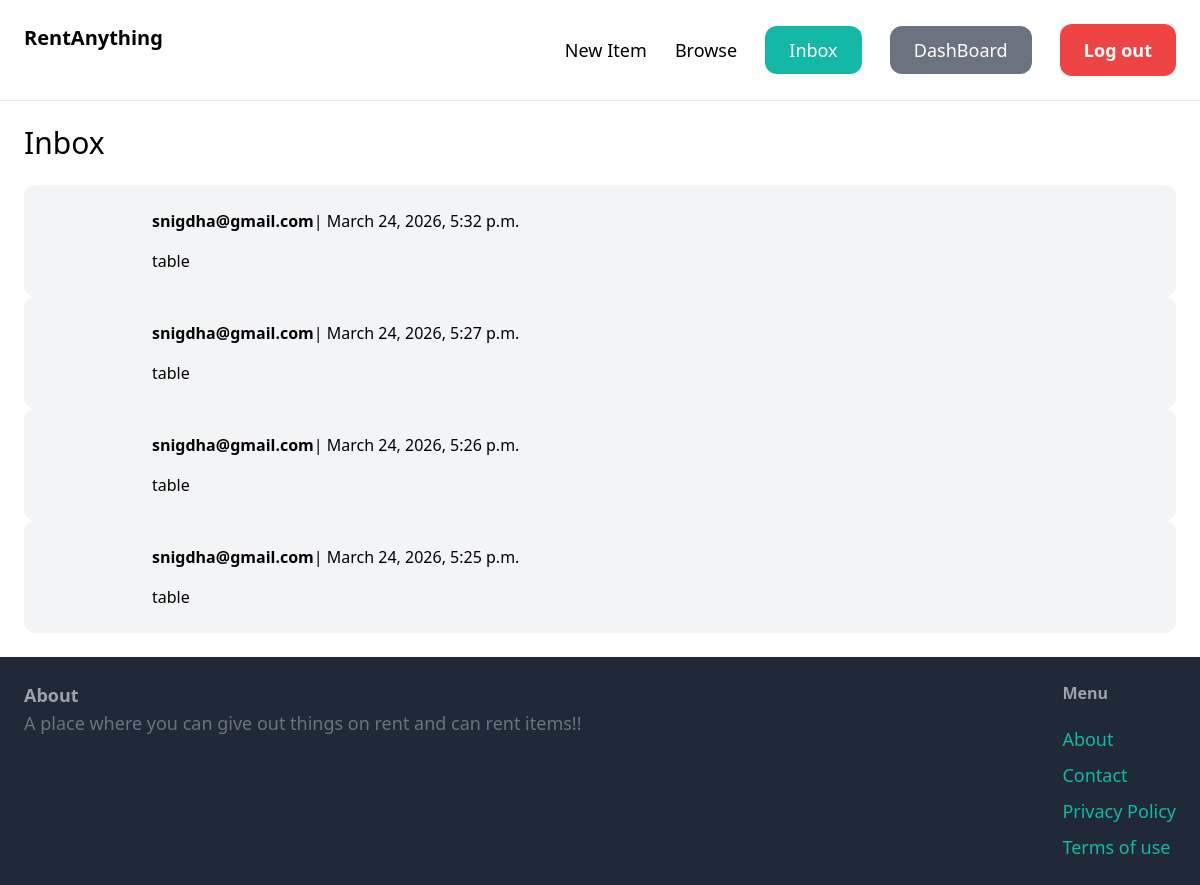
Screenshot of /conversations/inbox/ (signed in) with the database file from the repository.
### conversation/models.py (models this page shows)
class Conversation(models.Model):
    item=models.ForeignKey(Item,related_name='conversations',on_delete=models.CASCADE)
    members=models.ManyToManyField(User,related_name='conversations')
    created_at=models.DateTimeField(auto_now_add=True)
    modified_at=models.DateTimeField(auto_now_add=True)
    class Meta:
        ordering=('-modified_at',)

### item/models.py (models this page shows)
class Item(models.Model):
    category=models.ForeignKey(Category,related_name='items',on_delete=models.CASCADE)
    name=models.CharField(max_length=300)
    description=models.TextField(blank=True,null=True)
    pricing=models.FloatField()
    image=models.ImageField(upload_to='items/',blank=True,null=True)
    is_sold=models.BooleanField(default=False)
    created_by=models.ForeignKey(User,related_name='items',on_delete=models.CASCADE)
    created_at=models.DateTimeField(auto_now_add=True)

### conversation/views.py (the view)
# urls.py: path('inbox/',views.inbox,name='inbox')
@login_required
def inbox(request):
    conversations=Conversation.objects.filter(members__in=[request.user.id])
    return render(request,'conversation/inbox.html',{
        'conversations':conversations
    })

### conversation/templates/conversation/inbox.html (shortened to what this page needs)
{% extends 'core/layout.html' %}
{% block content %}
   <h1 class="mb-6 text-3xl">Inbox</h1>
   <div space-y-6>
   {% for conversation in conversations %}
        <a href="{% url 'conversation:detail' conversation.id %}">
            <div class="p-6 flex bg-gray-100 rounded-xl">
                <div class="pr-6">
                </div>
                <div>
                    {% for member in conversation.members.all %}
                        {% if member != request.user %}
                            <p class="mb-4"><strong>{{ member.username }}</strong>| {{conversation.modified_at}}</p>
                            <p>{{conversation.item.name}}</p>
                        {% endif %}
                    {% endfor %}
                </div>
            </div>
        </a>
   {% endfor %}
   </div>
{% endblock %}

### rows the page displays
Conversation: modified_at "March 24, 2026, 5:32 p.m.", item.name "table"
Conversation: modified_at "March 24, 2026, 5:27 p.m.", item.name "table"
Conversation: modified_at "March 24, 2026, 5:26 p.m.", item.name "table"
Conversation: modified_at "March 24, 2026, 5:25 p.m.", item.name "table"

### other values shown
{{ member.username }} "snigdha@gmail.com"
